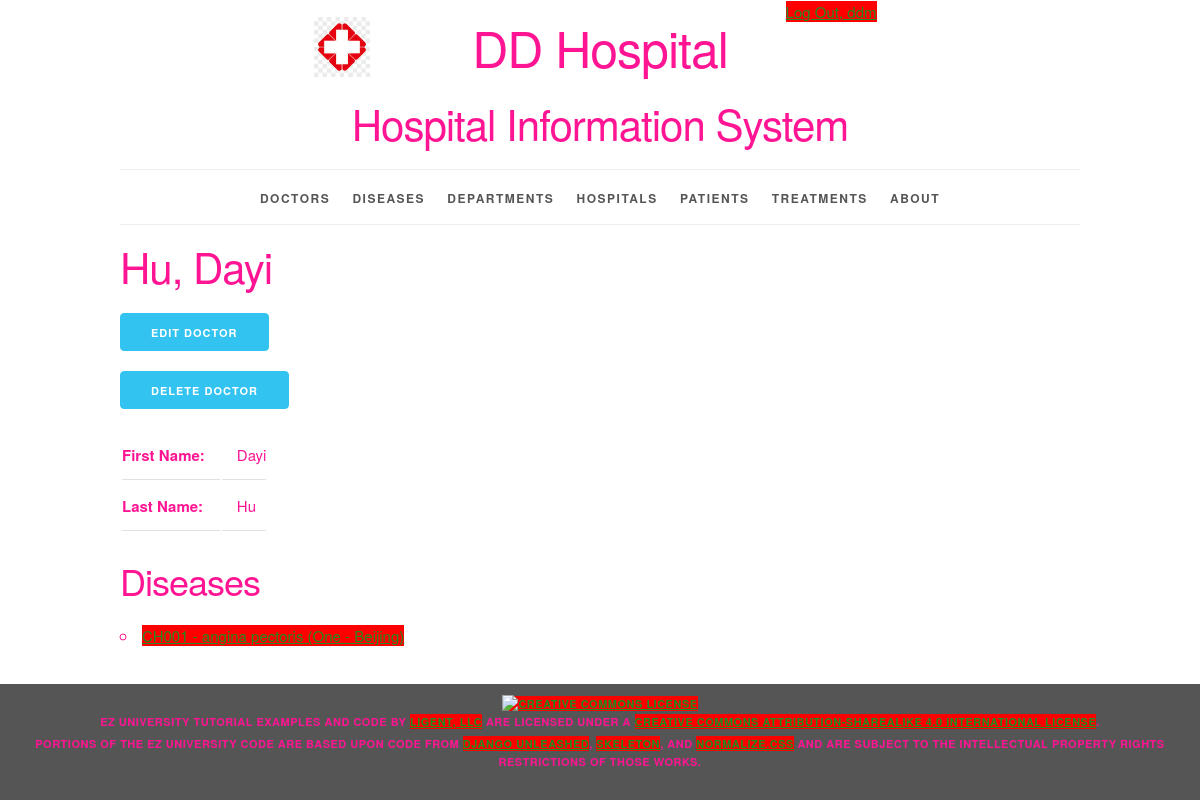
/doctor/1/ (signed in), run on the app's committed database.
### sysinfo/models.py (models this page shows, shortened)
class Doctor(models.Model):
    doctor_id = models.AutoField(primary_key=True)
    first_name = models.CharField(max_length=45)
    last_name = models.CharField(max_length=45)
    disambiguator = models.CharField(max_length=45, blank=True, default='')
    def __str__(self):
        result = ''
        if self.disambiguator == '':
            result = f'{self.last_name}, {self.first_name}'
        else:
            result = f'{self.last_name}, {self.first_name} ({self.disambiguator})'
        return result
    def get_update_url(self):
        return reverse('sysinfo_doctor_update_urlpattern',
                       kwargs={'pk': self.pk}
                       )
    def get_delete_url(self):
        return reverse(
            'sysinfo_doctor_delete_urlpattern',
            kwargs={'pk': self.pk}
        )
    class Meta:
        ordering = ['last_name', 'first_name', 'disambiguator']
        constraints = [
            UniqueConstraint(fields=['last_name', 'first_name', 'disambiguator'],
                             name='unique_doctor')
        ]

class Disease(models.Model):
    disease_id = models.AutoField(primary_key=True)
    disease_name = models.CharField(max_length=20)
    hospital = models.ForeignKey(Hospital, related_name='diseases', on_delete=models.PROTECT)
    department = models.ForeignKey(Department, related_name='diseases', on_delete=models.PROTECT)
    doctor = models.ForeignKey(Doctor, related_name='diseases', on_delete=models.PROTECT)
    def __str__(self):
        return f'{self.department.department_number} - {self.disease_name} ({self.hospital.__str__()})'
    def get_absolute_url(self):
        return reverse('sysinfo_disease_detail_urlpattern',
                       kwargs={'pk': self.pk}
                       )
    class Meta:
        ordering = ['department', 'disease_name', 'hospital']
        constraints = [
            UniqueConstraint(fields=['hospital', 'department', 'disease_name'],
                             name='unique_disease')
        ]

class Department(models.Model):
    department_id = models.AutoField(primary_key=True)
    department_number = models.CharField(max_length=20)
    department_name = models.CharField(max_length=255)
    class Meta:
        ordering = ['department_number', 'department_name']
        constraints = [
            UniqueConstraint(fields=['department_number', 'department_name'], name='unique_department')
        ]

class Hospital(models.Model):
    hospital_id = models.AutoField(primary_key=True)
    street = models.ForeignKey(Street, related_name='hospitals', on_delete=models.PROTECT)
    city = models.ForeignKey(City, related_name='hospitals', on_delete=models.PROTECT)
    def __str__(self):
        return f'{self.street.street} - {self.city.city_name}'
    class Meta:
        ordering = ['street__street', 'city__city_sequence']
        constraints = [
            UniqueConstraint(fields=['street', 'city'], name='unique_hospital')
        ]

class Street(models.Model):
    street_id = models.AutoField(primary_key=True)
    street = models.IntegerField(unique=True)
    class Meta:
        ordering = ['street']

class City(models.Model):
    city_id = models.AutoField(primary_key=True)
    city_sequence = models.IntegerField(unique=True)
    city_name = models.CharField(max_length=45, unique=True)
    class Meta:
        ordering = ['city_sequence']

### sysinfo/views.py (the view)
class DoctorDetail(LoginRequiredMixin, PermissionRequiredMixin, DetailView):
    model = Doctor
    permission_required = 'sysinfo.view_doctor'
    def get_context_data(self, **kwargs):
        context = super(DetailView, self).get_context_data(**kwargs)
        doctor = self.get_object()
        disease_list = doctor.diseases.all()
        context['disease_list'] = disease_list
        return context

### sysinfo/templates/sysinfo/doctor_detail.html (shortened to what this page needs)
{% extends 'sysinfo/base.html' %}
{% block content %}
    <h2>{{ doctor }}</h2>
    <ul class="ezu-button-list">
        <li>
          <a href="{{ doctor.get_update_url }}"
             class="button button-primary">
            Edit Doctor</a></li>
        <li>
          <a href="{{ doctor.get_delete_url }}"
             class="button button-primary">
            Delete Doctor</a></li>
    </ul>
    <section>
        <table>
            <tr>
                <th>First Name:</th>
                <td>{{ doctor.first_name }}</td>
            </tr>
            <tr>
                <th>Last Name:</th>
                <td>{{ doctor.last_name }}</td>
            </tr>
        </table>
    </section>
    <section>
        <h3>Diseases</h3>
        <ul>
            {% for disease in disease_list %}
                <li>
                    <a href="{{ disease.get_absolute_url }}">{{ disease }}</a>
                </li>
            {% empty %}
                <li><em>There are currently no diseases responsible for this doctor.</em></li>
            {% endfor %}
        </ul>
    </section>
{% endblock %}

### sysinfo/templates/sysinfo/base.html (shortened to what this page needs)
{% load static %}
<!DOCTYPE html>
<html lang="en">
<head>
    <link rel="stylesheet" type="text/css"
          href="{% static 'sysinfo/normalize.css' %}">
    <link rel="stylesheet" type="text/css"
          href="{% static 'sysinfo/skeleton.css' %}">
    <link rel="stylesheet" type="text/css"
          href="{% static 'sysinfo/style.css' %}">
</head>
<body>
<div class="container">
    <div class="status row">
        <div class="offset-by-eight four columns">
            <ul class="inline">
                {% if user.is_authenticated %}
                    <li><a href="{% url 'logout_urlpattern' %}">
                        Log Out, {{ user.get_username }}</a></li>
                {% else %}
                    <li><a href="{% url 'login_urlpattern' %}">
                        Log In</a></li>
                {% endif %}
            </ul>
        </div>
    </div>
    <header class="row">
        <div class="offset-by-one ten columns">
            <h1 class="logo">DD Hospital</h1>
            <h2>Hospital Information System</h2>
        </div>
    </header>
    <nav>
        <ul>
            {% if perms.sysinfo.view_doctor %}
                <li>
                    <a href="{% url 'sysinfo_doctor_list_urlpattern' %}">
                        Doctors</a></li>
            {% endif %}
            {% if perms.sysinfo.view_disease %}
                <li>
                    <a href="{% url 'sysinfo_disease_list_urlpattern' %}">
                        Diseases</a></li>
            {% endif %}
            {% if perms.sysinfo.view_department %}
                <li>
                    <a href="{% url 'sysinfo_department_list_urlpattern' %}">
                        Departments</a></li>
            {% endif %}
            {% if perms.sysinfo.view_hospital %}
                <li>
                    <a href="{% url 'sysinfo_hospital_list_urlpattern' %}">
                        Hospitals</a></li>
            {% endif %}
            {% if perms.sysinfo.view_patient %}
                <li>
                    <a href="{% url 'sysinfo_patient_list_urlpattern' %}">
                        Patients</a></li>
            {% endif %}
            {% if perms.sysinfo.view_treatment %}
                <li>
                    <a href="{% url 'sysinfo_treatment_list_urlpattern' %}">
                        Treatments</a></li>
            {% endif %}
            <li>
                <a href="{% url 'about_urlpattern' %}">
                    About</a></li>
        </ul>
    </nav>
    <main>
        {% block content %}{% endblock %}
    </main>
</div>
<footer>
    <p>
        <a rel="license" href="http://creativecommons.org/licenses/by-sa/4.0/">
            <img alt="Creative Commons License" style="border-width:0"
                 src="https://i.creativecommons.org/l/by-sa/4.0/88x31.png"/>
        </a><br/><span property="dct:title">EZ University Tutorial Examples and Code</span>
        by
        <a href="https://www.ligent.net" property="cc:attributionName"
           rel="cc:attributionURL">Ligent, LLC</a> are licensed under a
        <a rel="license" href="http://creativecommons.org/licenses/by-sa/4.0/">Creative Commons Attribution-ShareAlike
            4.0 International License</a>.
    </p>
    <p>Portions of the EZ University code are based upon code from
        <a href="https://django-unleashed.com">Django Unleashed</a>,
        <a href="http://getskeleton.com/">Skeleton</a>, and
        <a href="https://necolas.github.io/normalize.css/">Normalize.css</a> and
        are subject to the intellectual property rights restrictions of those works.
    </p>
</footer>
</body>
</html>

### sysinfo/static/sysinfo/skeleton.css (style rules this page uses)
.container { position: relative; width: 100%; max-width: 960px; margin: 0 auto; padding: 0 20px; box-sizing: border-box; }
.column, .columns { width: 100%; float: left; box-sizing: border-box; }
@media (min-width: 400px) { .container { width: 85%; padding: 0; } }
@media (min-width: 550px) { .container { width: 80%; } }
@media (min-width: 550px) { .column, .columns { margin-left: 4%; } }
@media (min-width: 550px) { .column:first-child, .columns:first-child { margin-left: 0; } }
@media (min-width: 550px) { .four.columns { width: 30.6666666667%; } }
@media (min-width: 550px) { .ten.columns { width: 82.6666666667%; } }
@media (min-width: 550px) { .offset-by-one.column, .offset-by-one.columns { margin-left: 8.66666666667%; } }
@media (min-width: 550px) { .offset-by-eight.column, .offset-by-eight.columns { margin-left: 69.3333333333%; } }
html { font-size: 62.5%; }
body { font-size: 1.5em; line-height: 1.6; font-weight: 400; font-family: "Raleway", "HelveticaNeue", "Helvetica Neue", Helvetica, Arial, sans-serif; color: #FF1493; }
h1, h2, h3, h4, h5, h6 { margin-top: 0; margin-bottom: 2rem; font-weight: 300; }
h1 { font-size: 4.0rem; line-height: 1.2; letter-spacing: -.1rem; }
h2 { font-size: 3.6rem; line-height: 1.25; letter-spacing: -.1rem; }
h3 { font-size: 3.0rem; line-height: 1.3; letter-spacing: -.1rem; }
@media (min-width: 550px) { h1 { font-size: 5.0rem; } }
@media (min-width: 550px) { h2 { font-size: 4.2rem; } }
@media (min-width: 550px) { h3 { font-size: 3.6rem; } }
p { margin-top: 0; }
a { color: #228B22; }
.button, button, input[type="submit"], input[type="reset"], input[type="button"] { display: inline-block; height: 38px; padding: 0 30px; color: #555; text-align: center; font-size: 11px; font-weight: 600; line-height: 38px; letter-spacing: .1rem; text-transform: uppercase; text-decoration: none; white-space: nowrap; background-color: #BDB76B; border-radius: 4px; border: 1px solid #bbb; cursor: pointer; box-sizing: border-box; }
.button.button-primary, button.button-primary, input[type="submit"].button-primary, input[type="reset"].button-primary, input[type="button"].button-primary { color: #FFF; background-color: #33C3F0; border-color: #33C3F0; }
ul { list-style: circle inside; }
ol, ul { padding-left: 0; margin-top: 0; }
li { margin-bottom: 1rem; }
th, td { padding: 12px 15px; text-align: left; border-bottom: 1px solid #E1E1E1; }
th:first-child, td:first-child { padding-left: 0; }
th:last-child, td:last-child { padding-right: 0; }
button, .button { margin-bottom: 1rem; }
pre, blockquote, dl, figure, table, p, ul, ol, form { margin-bottom: 2.5rem; }
.container:after, .row:after, .u-cf { content: ""; display: table; clear: both; }

### sysinfo/static/sysinfo/style.css (style rules this page uses)
html { height: 100%; background-color: #555; }
body { background-color: white; }
body>div>header { text-align: center;; }
header h1 { display: inline-block; font-weight: normal; font-style: normal; width: 100%; margin-top: 0; padding-top: 0; }
.logo { padding-top: 50px; background-image: url("/static/sysinfo/logo.png"); background-size: 50px; background-repeat: no-repeat; background-position: top; }
@media (min-width: 750px) { .logo { padding-top: 0; background-size: contain; background-position: 0% 0%; } }
@media (min-width: 1000px) { .logo { background-position: 10% 0%; } }
@media (min-width: 1200px) { .logo { background-position: 15% 0%; } }
nav { border-top: 1px solid #eee; width: 100%; border-bottom: 1px solid #eee; margin: 0 0 1em; padding: 0; }
nav ul { margin: 0; padding: 1em 0; list-style-type: none; text-align: center; }
nav ul li { display: inline; padding: 0; margin: 0 0.25em; font-weight: 600; text-transform: uppercase; text-align: center; font-size: 1rem; letter-spacing: .10rem; }
@media (min-width: 400px) { nav ul li { letter-spacing: .15rem; font-size: 1.2rem; margin: 0 0.5em; } }
@media (min-width: 550px) { nav ul li { margin: 0 0.75em; } }
nav ul li a { color: #555; text-decoration: none; background-color: transparent; cursor: pointer; }
.inline { list-style-type: none; padding: 0; margin: 0 0 -0.5em; }
.inline li { display: inline; }
body>footer { width: 100%; background-color: #555; font-size: 1.1rem; letter-spacing: .05rem; font-weight: 600; text-transform: uppercase; text-align: center; padding: 1em 0; margin: 1em 0; }
body>footer p { margin-bottom: 0.5rem; }
ul.ezu-button-list { list-style-type: none; padding: 0; margin: 0; }

### data on the page
Doctor: disambiguator+last_name+first_name "Hu, Dayi", first_name "Dayi", last_name "Hu"
Disease: department+disease_name+hospital "CH001 - angina pectoris (One - Beijing)"

### other printed values
{{ user.get_username }} "ddm"
